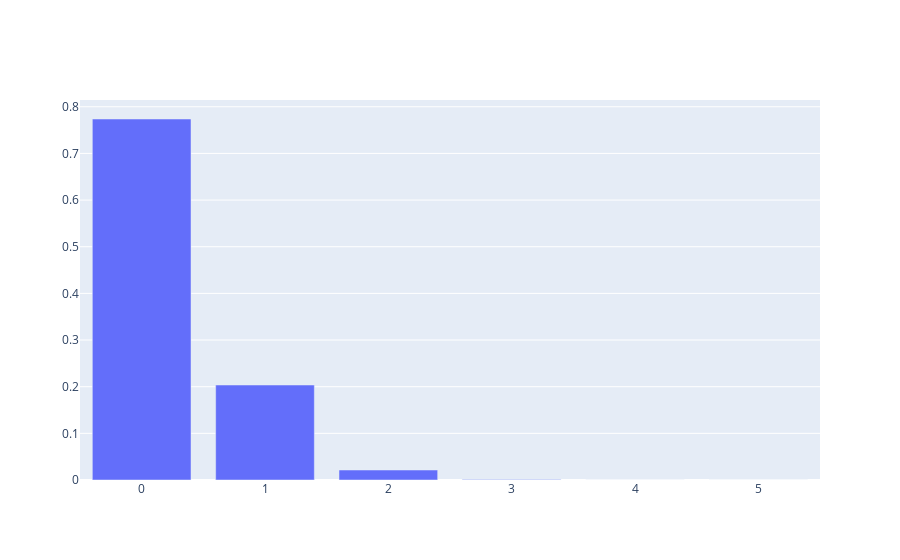

Write notebook code for a chart like this one.
### Markdown cell above
$\text{Real World Application}$

An eletrcial companyt hired you as a data scientist, the company was wondering if there current pilot batch of electronic parts is good for public consumption. Currently a lot of 5,000 electrical fuses is assumed to contain 5% defectives. If a sample of 5 fuses is tested, find the probability of observing at least one is defective. Is 5% too high?

Given:
n = 5
Success = 0 (by the condition that at least 1 is defective).

$Success = p = 0.05$

$P(failed) = 1 - success = 1 - working \ condition$

$p(y) = 1-p(0) = 1-\begin{pmatrix}5 \\ 0 \end{pmatrix} p^0(1-p)^5 = 1 - (\frac{5!}{0!(5-0)!})(0.05)^0(1-0.05)^{5-0} = 1-(0.95)^5 = 0.226$

### Code cell
from scipy.stats import binom 
import plotly.graph_objects as go
# setting the values 
# of n and p 
n = 5
p = 0.05
# defining list of r values 
r_values = list(range(n + 1)) 
# list of pmf values 
dist = [binom.pmf(r, n, p) for r in r_values ]

# plotting the graph  
fig = go.Figure(data=[
    go.Bar(x=r_values, y=dist, name = "Prob.")
])
# Change the bar mode
fig.update_layout(barmode='stack')
fig.update_layout(height = 500)
fig.show()

### Figure 1 — Plotly figure (JSON) as saved in the notebook; plotly's stock layout.template omitted (floating-point values rounded to 4 significant figures)
{"data": [{"name": "Prob.", "type": "bar", "x": [0, 1, 2, 3, 4, 5], "y": [0.7738, 0.2036, 0.02143, 0.001128, 2.969e-05, 3.125e-07]}], "layout": {"autosize": true, "barmode": "stack", "xaxis": {"autorange": true, "range": [-0.5, 5.5], "type": "linear"}, "yaxis": {"autorange": true, "range": [0, 0.8145], "type": "linear"}}}
